Frame 1 (no input): blank canvas, image omitted
Frame 60 (the mouse pressed at the canvas centre just before this capture): blank canvas, image omitted
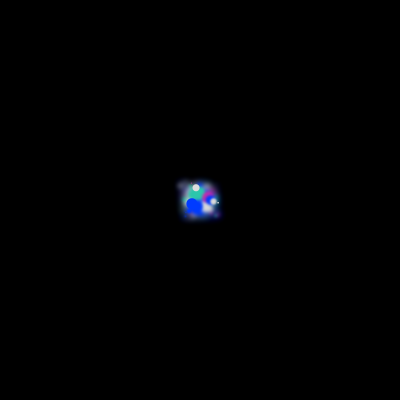
Frame 120 (the mouse held since frame 60 and released just before this capture)

The Processing sketch whose frames 1 and 60 were blank and that drew this single picture after the mouse press (run headless with seeded random() and noise(); from frame 60 on, the mouse is pressed at the canvas centre):

// Processing sketch: Ex_3_randomchoices_1
// ── Ex_3_randomchoices_1.pde
// Coding Art Book
// Yu Zhang + Mathias Funk, 2019

// mouse drawing colorful dots with random fill 
// according to color palette

void setup() {
  size(400, 400); 
  background(0); 
  noStroke();

  // change color mode from RGB to HSB
  colorMode(HSB);
}

void draw() {
  // color palette as array of type color
  // remember that colors are in HSB mode
  color[] palette = {
    color(160, 255, 255), 
    color(220, 200, 200), 
    color(120, 200, 200), 
    color(120, 0, 220), 
    color(220)
  };

  // blur previous output
  filter(BLUR, 1);
  // mouse is pressed, draw color blobs
  if (mousePressed) {
    // move drawing position to mouse position
    translate(mouseX, mouseY);
    // draw 5 blobs per frame
    for (int i = 0; i < 5; i++) {
      // choose color randomly from palette array
      int paletteChoice = int(random(0, palette.length));
      fill(palette[paletteChoice]);
      // generate random position around mouse position
      PVector pos = new PVector(random(-20, 20), random(-20, 20));
      // calc. blob size based distance distance from mouse
      float size = 20 - pos.dist(new PVector());
      // draw blob
      ellipse(pos.x, pos.y, size, size);
    }
  }
}
